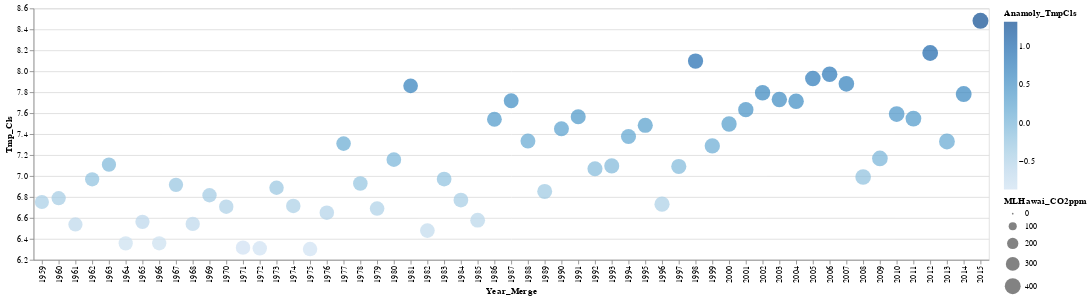

The cell this chart's notebook holds for it:
### Code cell
#Scatter Plot # Distribution

import altair as alt
from vega_datasets import data

alt.Chart(df_merged_final).mark_circle().encode(
    alt.X('Year_Merge:O', scale=alt.Scale(zero=False)),
    alt.Y('Tmp_Cls:Q', scale=alt.Scale(zero=False, padding=1)),
    color='Anamoly_TmpCls:Q',
    size='MLHawai_CO2ppm:Q'
)

### Figure 1 — Vega-Lite specification as saved in the notebook (floating-point values rounded to 4 significant figures)
{"config": {"view": {"continuousWidth": 400, "continuousHeight": 300}}, "data": {"name": "data-7ed71ddf9c763022104b96b260f90552"}, "mark": "circle", "encoding": {"color": {"type": "quantitative", "field": "Anamoly_TmpCls"}, "size": {"type": "quantitative", "field": "MLHawai_CO2ppm"}, "x": {"type": "ordinal", "field": "Year_Merge", "scale": {"zero": false}}, "y": {"type": "quantitative", "field": "Tmp_Cls", "scale": {"padding": 1, "zero": false}}}, "$schema": "https://vega.github.io/schema/vega-lite/v4.8.1.json", "datasets": {"data-7ed71ddf9c763022104b96b260f90552": [{"Year_x": "1959-12-31T00:00:00", "Rnf_MM": 54.3, "Anamoly_RnfMM": -0.6888, "Year_Merge": 1959, "Year_y": "1959-12-31T00:00:00", "Tmp_Cls": 6.752, "Anamoly_TmpCls": -0.4105, "CSIRO_ASLinches": 4.358, "Anamoly_CSIRO_ASLinches": -1.939, "Year": "1959-01-01T00:00:00", "MLHawai_CO2ppm": 316.0, "Anamoly_CO2ppm": -35.67}, {"Year_x": "1960-12-31T00:00:00", "Rnf_MM": 52.34, "Anamoly_RnfMM": -2.641, "Year_Merge": 1960, "Year_y": "1960-12-31T00:00:00", "Tmp_Cls": 6.788, "Anamoly_TmpCls": -0.3738, "CSIRO_ASLinches": 4.504, "Anamoly_CSIRO_ASLinches": -1.793, "Year": "1960-01-01T00:00:00", "MLHawai_CO2ppm": 316.9, "Anamoly_CO2ppm": -34.73}, {"Year_x": "1961-12-31T00:00:00", "Rnf_MM": 56.53, "Anamoly_RnfMM": 1.543, "Year_Merge": 1961, "Year_y": "1961-12-31T00:00:00", "Tmp_Cls": 6.538, "Anamoly_TmpCls": -0.6246, "CSIRO_ASLinches": 4.748, "Anamoly_CSIRO_ASLinches": -1.549, "Year": "1961-01-01T00:00:00", "MLHawai_CO2ppm": 317.6, "Anamoly_CO2ppm": -34.0}, {"Year_x": "1962-12-31T00:00:00", "Rnf_MM": 51.67, "Anamoly_RnfMM": -3.312, "Year_Merge": 1962, "Year_y": "1962-12-31T00:00:00", "Tmp_Cls": 6.968, "Anamoly_TmpCls": -0.1939, "CSIRO_ASLinches": 4.543, "Anamoly_CSIRO_ASLinches": -1.754, "Year": "1962-01-01T00:00:00", "MLHawai_CO2ppm": 318.4, "Anamoly_CO2ppm": -33.19}, {"Year_x": "1963-12-31T00:00:00", "Rnf_MM": 48.88, "Anamoly_RnfMM": -6.1, "Year_Merge": 1963, "Year_y": "1963-12-31T00:00:00", "Tmp_Cls": 7.108, "Anamoly_TmpCls": -0.05379, "CSIRO_ASLinches": 4.48, "Anamoly_CSIRO_ASLinches": -1.817, "Year": "1963-01-01T00:00:00", "MLHawai_CO2ppm": 319.0, "Anamoly_CO2ppm": -32.65}, {"Year_x": "1964-12-31T00:00:00", "Rnf_MM": 53.14, "Anamoly_RnfMM": -1.84, "Year_Merge": 1964, "Year_y": "1964-12-31T00:00:00", "Tmp_Cls": 6.357, "Anamoly_TmpCls": -0.8052, "CSIRO_ASLinches": 4.169, "Anamoly_CSIRO_ASLinches": -2.128, "Year": "1964-01-01T00:00:00", "MLHawai_CO2ppm": 319.6, "Anamoly_CO2ppm": -32.02}, {"Year_x": "1965-12-31T00:00:00", "Rnf_MM": 54.98, "Anamoly_RnfMM": -0.007966, "Year_Merge": 1965, "Year_y": "1965-12-31T00:00:00", "Tmp_Cls": 6.562, "Anamoly_TmpCls": -0.6001, "CSIRO_ASLinches": 4.61, "Anamoly_CSIRO_ASLinches": -1.687, "Year": "1965-01-01T00:00:00", "MLHawai_CO2ppm": 320.0, "Anamoly_CO2ppm": -31.6}, {"Year_x": "1966-12-31T00:00:00", "Rnf_MM": 48.79, "Anamoly_RnfMM": -6.193, "Year_Merge": 1966, "Year_y": "1966-12-31T00:00:00", "Tmp_Cls": 6.357, "Anamoly_TmpCls": -0.8049, "CSIRO_ASLinches": 4.398, "Anamoly_CSIRO_ASLinches": -1.9, "Year": "1966-01-01T00:00:00", "MLHawai_CO2ppm": 321.4, "Anamoly_CO2ppm": -30.26}, {"Year_x": "1967-12-31T00:00:00", "Rnf_MM": 54.02, "Anamoly_RnfMM": -0.961, "Year_Merge": 1967, "Year_y": "1967-12-31T00:00:00", "Tmp_Cls": 6.916, "Anamoly_TmpCls": -0.2466, "CSIRO_ASLinches": 4.453, "Anamoly_CSIRO_ASLinches": -1.844, "Year": "1967-01-01T00:00:00", "MLHawai_CO2ppm": 322.2, "Anamoly_CO2ppm": -29.48}, {"Year_x": "1968-12-31T00:00:00", "Rnf_MM": 52.78, "Anamoly_RnfMM": -2.208, "Year_Merge": 1968, "Year_y": "1968-12-31T00:00:00", "Tmp_Cls": 6.543, "Anamoly_TmpCls": -0.6193, "CSIRO_ASLinches": 4.484, "Anamoly_CSIRO_ASLinches": -1.813, "Year": "1968-01-01T00:00:00", "MLHawai_CO2ppm": 323.0, "Anamoly_CO2ppm": -28.6}, {"Year_x": "1969-12-31T00:00:00", "Rnf_MM": 52.82, "Anamoly_RnfMM": -2.168, "Year_Merge": 1969, "Year_y": "1969-12-31T00:00:00", "Tmp_Cls": 6.816, "Anamoly_TmpCls": -0.3459, "CSIRO_ASLinches": 4.752, "Anamoly_CSIRO_ASLinches": -1.545, "Year": "1969-01-01T00:00:00", "MLHawai_CO2ppm": 324.6, "Anamoly_CO2ppm": -27.02}, {"Year_x": "1970-12-31T00:00:00", "Rnf_MM": 52.84, "Anamoly_RnfMM": -2.149, "Year_Merge": 1970, "Year_y": "1970-12-31T00:00:00", "Tmp_Cls": 6.707, "Anamoly_TmpCls": -0.4553, "CSIRO_ASLinches": 4.677, "Anamoly_CSIRO_ASLinches": -1.62, "Year": "1970-01-01T00:00:00", "MLHawai_CO2ppm": 325.7, "Anamoly_CO2ppm": -25.96}, {"Year_x": "1971-12-31T00:00:00", "Rnf_MM": 54.01, "Anamoly_RnfMM": -0.9782, "Year_Merge": 1971, "Year_y": "1971-12-31T00:00:00", "Tmp_Cls": 6.316, "Anamoly_TmpCls": -0.8466, "CSIRO_ASLinches": 4.882, "Anamoly_CSIRO_ASLinches": -1.415, "Year": "1971-01-01T00:00:00", "MLHawai_CO2ppm": 326.3, "Anamoly_CO2ppm": -25.32}, {"Year_x": "1972-12-31T00:00:00", "Rnf_MM": 55.37, "Anamoly_RnfMM": 0.3863, "Year_Merge": 1972, "Year_y": "1972-12-31T00:00:00", "Tmp_Cls": 6.309, "Anamoly_TmpCls": -0.8527, "CSIRO_ASLinches": 5.24, "Anamoly_CSIRO_ASLinches": -1.057, "Year": "1972-01-01T00:00:00", "MLHawai_CO2ppm": 327.4, "Anamoly_CO2ppm": -24.19}, {"Year_x": "1973-12-31T00:00:00", "Rnf_MM": 60.52, "Anamoly_RnfMM": 5.536, "Year_Merge": 1973, "Year_y": "1973-12-31T00:00:00", "Tmp_Cls": 6.888, "Anamoly_TmpCls": -0.2746, "CSIRO_ASLinches": 5.004, "Anamoly_CSIRO_ASLinches": -1.293, "Year": "1973-01-01T00:00:00", "MLHawai_CO2ppm": 329.7, "Anamoly_CO2ppm": -21.96}, {"Year_x": "1974-12-31T00:00:00", "Rnf_MM": 53.78, "Anamoly_RnfMM": -1.21, "Year_Merge": 1974, "Year_y": "1974-12-31T00:00:00", "Tmp_Cls": 6.714, "Anamoly_TmpCls": -0.4485, "CSIRO_ASLinches": 5.472, "Anamoly_CSIRO_ASLinches": -0.8248, "Year": "1974-01-01T00:00:00", "MLHawai_CO2ppm": 330.2, "Anamoly_CO2ppm": -21.46}, {"Year_x": "1975-12-31T00:00:00", "Rnf_MM": 57.85, "Anamoly_RnfMM": 2.86, "Year_Merge": 1975, "Year_y": "1975-12-31T00:00:00", "Tmp_Cls": 6.302, "Anamoly_TmpCls": -0.8597, "CSIRO_ASLinches": 5.409, "Anamoly_CSIRO_ASLinches": -0.8878, "Year": "1975-01-01T00:00:00", "MLHawai_CO2ppm": 331.1, "Anamoly_CO2ppm": -20.56}, {"Year_x": "1976-12-31T00:00:00", "Rnf_MM": 47.51, "Anamoly_RnfMM": -7.474, "Year_Merge": 1976, "Year_y": "1976-12-31T00:00:00", "Tmp_Cls": 6.65, "Anamoly_TmpCls": -0.512, "CSIRO_ASLinches": 5.37, "Anamoly_CSIRO_ASLinches": -0.9271, "Year": "1976-01-01T00:00:00", "MLHawai_CO2ppm": 332.1, "Anamoly_CO2ppm": -19.59}, {"Year_x": "1977-12-31T00:00:00", "Rnf_MM": 54.33, "Anamoly_RnfMM": -0.6563, "Year_Merge": 1977, "Year_y": "1977-12-31T00:00:00", "Tmp_Cls": 7.309, "Anamoly_TmpCls": 0.1469, "CSIRO_ASLinches": 5.303, "Anamoly_CSIRO_ASLinches": -0.9941, "Year": "1977-01-01T00:00:00", "MLHawai_CO2ppm": 333.8, "Anamoly_CO2ppm": -17.86}, {"Year_x": "1978-12-31T00:00:00", "Rnf_MM": 53.98, "Anamoly_RnfMM": -1.008, "Year_Merge": 1978, "Year_y": "1978-12-31T00:00:00", "Tmp_Cls": 6.928, "Anamoly_TmpCls": -0.2342, "CSIRO_ASLinches": 5.555, "Anamoly_CSIRO_ASLinches": -0.7421, "Year": "1978-01-01T00:00:00", "MLHawai_CO2ppm": 335.4, "Anamoly_CO2ppm": -16.23}, {"Year_x": "1979-12-31T00:00:00", "Rnf_MM": 58.36, "Anamoly_RnfMM": 3.37, "Year_Merge": 1979, "Year_y": "1979-12-31T00:00:00", "Tmp_Cls": 6.689, "Anamoly_TmpCls": -0.4732, "CSIRO_ASLinches": 5.362, "Anamoly_CSIRO_ASLinches": -0.935, "Year": "1979-01-01T00:00:00", "MLHawai_CO2ppm": 336.8, "Anamoly_CO2ppm": -14.86}, {"Year_x": "1980-12-31T00:00:00", "Rnf_MM": 51.57, "Anamoly_RnfMM": -3.414, "Year_Merge": 1980, "Year_y": "1980-12-31T00:00:00", "Tmp_Cls": 7.156, "Anamoly_TmpCls": -0.006148, "CSIRO_ASLinches": 5.598, "Anamoly_CSIRO_ASLinches": -0.6988, "Year": "1980-01-01T00:00:00", "MLHawai_CO2ppm": 338.7, "Anamoly_CO2ppm": -12.96}, {"Year_x": "1981-12-31T00:00:00", "Rnf_MM": 54.8, "Anamoly_RnfMM": -0.1876, "Year_Merge": 1981, "Year_y": "1981-12-31T00:00:00", "Tmp_Cls": 7.861, "Anamoly_TmpCls": 0.6986, "CSIRO_ASLinches": 6.087, "Anamoly_CSIRO_ASLinches": -0.2106, "Year": "1981-01-01T00:00:00", "MLHawai_CO2ppm": 340.1, "Anamoly_CO2ppm": -11.54}, {"Year_x": "1982-12-31T00:00:00", "Rnf_MM": 60.98, "Anamoly_RnfMM": 5.991, "Year_Merge": 1982, "Year_y": "1982-12-31T00:00:00", "Tmp_Cls": 6.478, "Anamoly_TmpCls": -0.6837, "CSIRO_ASLinches": 5.858, "Anamoly_CSIRO_ASLinches": -0.4389, "Year": "1982-01-01T00:00:00", "MLHawai_CO2ppm": 341.4, "Anamoly_CO2ppm": -10.2}, {"Year_x": "1983-12-31T00:00:00", "Rnf_MM": 60.6, "Anamoly_RnfMM": 5.612, "Year_Merge": 1983, "Year_y": "1983-12-31T00:00:00", "Tmp_Cls": 6.971, "Anamoly_TmpCls": -0.191, "CSIRO_ASLinches": 6.189, "Anamoly_CSIRO_ASLinches": -0.1082, "Year": "1983-01-01T00:00:00", "MLHawai_CO2ppm": 343.0, "Anamoly_CO2ppm": -8.607}, {"Year_x": "1984-12-31T00:00:00", "Rnf_MM": 55.44, "Anamoly_RnfMM": 0.4597, "Year_Merge": 1984, "Year_y": "1984-12-31T00:00:00", "Tmp_Cls": 6.77, "Anamoly_TmpCls": -0.392, "CSIRO_ASLinches": 6.154, "Anamoly_CSIRO_ASLinches": -0.1437, "Year": "1984-01-01T00:00:00", "MLHawai_CO2ppm": 344.6, "Anamoly_CO2ppm": -7.057}, {"Year_x": "1985-12-31T00:00:00", "Rnf_MM": 55.14, "Anamoly_RnfMM": 0.152, "Year_Merge": 1985, "Year_y": "1985-12-31T00:00:00", "Tmp_Cls": 6.578, "Anamoly_TmpCls": -0.5837, "CSIRO_ASLinches": 5.748, "Anamoly_CSIRO_ASLinches": -0.5492, "Year": "1985-01-01T00:00:00", "MLHawai_CO2ppm": 346.0, "Anamoly_CO2ppm": -5.597}, {"Year_x": "1986-12-31T00:00:00", "Rnf_MM": 56.68, "Anamoly_RnfMM": 1.699, "Year_Merge": 1986, "Year_y": "1986-12-31T00:00:00", "Tmp_Cls": 7.542, "Anamoly_TmpCls": 0.3797, "CSIRO_ASLinches": 5.772, "Anamoly_CSIRO_ASLinches": -0.5256, "Year": "1986-01-01T00:00:00", "MLHawai_CO2ppm": 347.4, "Anamoly_CO2ppm": -4.247}, {"Year_x": "1987-12-31T00:00:00", "Rnf_MM": 52.63, "Anamoly_RnfMM": -2.354, "Year_Merge": 1987, "Year_y": "1987-12-31T00:00:00", "Tmp_Cls": 7.718, "Anamoly_TmpCls": 0.556, "CSIRO_ASLinches": 5.795, "Anamoly_CSIRO_ASLinches": -0.5019, "Year": "1987-01-01T00:00:00", "MLHawai_CO2ppm": 349.2, "Anamoly_CO2ppm": -2.477}, {"Year_x": "1988-12-31T00:00:00", "Rnf_MM": 47.88, "Anamoly_RnfMM": -7.108, "Year_Merge": 1988, "Year_y": "1988-12-31T00:00:00", "Tmp_Cls": 7.334, "Anamoly_TmpCls": 0.1723, "CSIRO_ASLinches": 5.98, "Anamoly_CSIRO_ASLinches": -0.3169, "Year": "1988-01-01T00:00:00", "MLHawai_CO2ppm": 351.6, "Anamoly_CO2ppm": -0.07719}, {"Year_x": "1989-12-31T00:00:00", "Rnf_MM": 54.38, "Anamoly_RnfMM": -0.6059, "Year_Merge": 1989, "Year_y": "1989-12-31T00:00:00", "Tmp_Cls": 6.853, "Anamoly_TmpCls": -0.3093, "CSIRO_ASLinches": 6.157, "Anamoly_CSIRO_ASLinches": -0.1397, "Year": "1989-01-01T00:00:00", "MLHawai_CO2ppm": 353.1, "Anamoly_CO2ppm": 1.433}, {"Year_x": "1990-12-31T00:00:00", "Rnf_MM": 59.24, "Anamoly_RnfMM": 4.254, "Year_Merge": 1990, "Year_y": "1990-12-31T00:00:00", "Tmp_Cls": 7.451, "Anamoly_TmpCls": 0.2891, "CSIRO_ASLinches": 6.232, "Anamoly_CSIRO_ASLinches": -0.06493, "Year": "1990-01-01T00:00:00", "MLHawai_CO2ppm": 354.4, "Anamoly_CO2ppm": 2.713}, {"Year_x": "1991-12-31T00:00:00", "Rnf_MM": 56.85, "Anamoly_RnfMM": 1.863, "Year_Merge": 1991, "Year_y": "1991-12-31T00:00:00", "Tmp_Cls": 7.566, "Anamoly_TmpCls": 0.4037, "CSIRO_ASLinches": 6.335, "Anamoly_CSIRO_ASLinches": 0.03744, "Year": "1991-01-01T00:00:00", "MLHawai_CO2ppm": 355.6, "Anamoly_CO2ppm": 3.933}, {"Year_x": "1992-12-31T00:00:00", "Rnf_MM": 56.48, "Anamoly_RnfMM": 1.499, "Year_Merge": 1992, "Year_y": "1992-12-31T00:00:00", "Tmp_Cls": 7.069, "Anamoly_TmpCls": -0.09295, "CSIRO_ASLinches": 6.358, "Anamoly_CSIRO_ASLinches": 0.06106, "Year": "1992-01-01T00:00:00", "MLHawai_CO2ppm": 356.4, "Anamoly_CO2ppm": 4.743}, {"Year_x": "1993-12-31T00:00:00", "Rnf_MM": 58.93, "Anamoly_RnfMM": 3.948, "Year_Merge": 1993, "Year_y": "1993-12-31T00:00:00", "Tmp_Cls": 7.096, "Anamoly_TmpCls": -0.06578, "CSIRO_ASLinches": 6.291, "Anamoly_CSIRO_ASLinches": -0.005871, "Year": "1993-01-01T00:00:00", "MLHawai_CO2ppm": 357.1, "Anamoly_CO2ppm": 5.433}, {"Year_x": "1994-12-31T00:00:00", "Rnf_MM": 55.55, "Anamoly_RnfMM": 0.5642, "Year_Merge": 1994, "Year_y": "1994-12-31T00:00:00", "Tmp_Cls": 7.377, "Anamoly_TmpCls": 0.2148, "CSIRO_ASLinches": 6.5, "Anamoly_CSIRO_ASLinches": 0.2028, "Year": "1994-01-01T00:00:00", "MLHawai_CO2ppm": 358.8, "Anamoly_CO2ppm": 7.183}, {"Year_x": "1995-12-31T00:00:00", "Rnf_MM": 56.57, "Anamoly_RnfMM": 1.586, "Year_Merge": 1995, "Year_y": "1995-12-31T00:00:00", "Tmp_Cls": 7.484, "Anamoly_TmpCls": 0.3218, "CSIRO_ASLinches": 6.618, "Anamoly_CSIRO_ASLinches": 0.3209, "Year": "1995-01-01T00:00:00", "MLHawai_CO2ppm": 360.8, "Anamoly_CO2ppm": 9.163}, {"Year_x": "1996-12-31T00:00:00", "Rnf_MM": 58.43, "Anamoly_RnfMM": 3.441, "Year_Merge": 1996, "Year_y": "1996-12-31T00:00:00", "Tmp_Cls": 6.731, "Anamoly_TmpCls": -0.4315, "CSIRO_ASLinches": 6.787, "Anamoly_CSIRO_ASLinches": 0.4902, "Year": "1996-01-01T00:00:00", "MLHawai_CO2ppm": 362.6, "Anamoly_CO2ppm": 10.95}, {"Year_x": "1997-12-31T00:00:00", "Rnf_MM": 55.71, "Anamoly_RnfMM": 0.7273, "Year_Merge": 1997, "Year_y": "1997-12-31T00:00:00", "Tmp_Cls": 7.091, "Anamoly_TmpCls": -0.07145, "CSIRO_ASLinches": 7.067, "Anamoly_CSIRO_ASLinches": 0.7697, "Year": "1997-01-01T00:00:00", "MLHawai_CO2ppm": 363.7, "Anamoly_CO2ppm": 12.07}, {"Year_x": "1998-12-31T00:00:00", "Rnf_MM": 59.98, "Anamoly_RnfMM": 4.991, "Year_Merge": 1998, "Year_y": "1998-12-31T00:00:00", "Tmp_Cls": 8.098, "Anamoly_TmpCls": 0.9355, "CSIRO_ASLinches": 6.665, "Anamoly_CSIRO_ASLinches": 0.3681, "Year": "1998-01-01T00:00:00", "MLHawai_CO2ppm": 366.6, "Anamoly_CO2ppm": 15.01}, {"Year_x": "1999-12-31T00:00:00", "Rnf_MM": 51.96, "Anamoly_RnfMM": -3.029, "Year_Merge": 1999, "Year_y": "1999-12-31T00:00:00", "Tmp_Cls": 7.287, "Anamoly_TmpCls": 0.1244, "CSIRO_ASLinches": 7.012, "Anamoly_CSIRO_ASLinches": 0.7146, "Year": "1999-01-01T00:00:00", "MLHawai_CO2ppm": 368.3, "Anamoly_CO2ppm": 16.69}, {"Year_x": "2000-12-31T00:00:00", "Rnf_MM": 52.33, "Anamoly_RnfMM": -2.657, "Year_Merge": 2000, "Year_y": "2000-12-31T00:00:00", "Tmp_Cls": 7.496, "Anamoly_TmpCls": 0.3342, "CSIRO_ASLinches": 7.063, "Anamoly_CSIRO_ASLinches": 0.7658, "Year": "2000-01-01T00:00:00", "MLHawai_CO2ppm": 369.5, "Anamoly_CO2ppm": 17.88}, {"Year_x": "2001-12-31T00:00:00", "Rnf_MM": 52.54, "Anamoly_RnfMM": -2.448, "Year_Merge": 2001, "Year_y": "2001-12-31T00:00:00", "Tmp_Cls": 7.633, "Anamoly_TmpCls": 0.4711, "CSIRO_ASLinches": 7.287, "Anamoly_CSIRO_ASLinches": 0.9902, "Year": "2001-01-01T00:00:00", "MLHawai_CO2ppm": 371.1, "Anamoly_CO2ppm": 19.49}, {"Year_x": "2002-12-31T00:00:00", "Rnf_MM": 52.22, "Anamoly_RnfMM": -2.761, "Year_Merge": 2002, "Year_y": "2002-12-31T00:00:00", "Tmp_Cls": 7.795, "Anamoly_TmpCls": 0.6328, "CSIRO_ASLinches": 7.382, "Anamoly_CSIRO_ASLinches": 1.085, "Year": "2002-01-01T00:00:00", "MLHawai_CO2ppm": 373.2, "Anamoly_CO2ppm": 21.58}, {"Year_x": "2003-12-31T00:00:00", "Rnf_MM": 54.82, "Anamoly_RnfMM": -0.1645, "Year_Merge": 2003, "Year_y": "2003-12-31T00:00:00", "Tmp_Cls": 7.73, "Anamoly_TmpCls": 0.5677, "CSIRO_ASLinches": 7.76, "Anamoly_CSIRO_ASLinches": 1.463, "Year": "2003-01-01T00:00:00", "MLHawai_CO2ppm": 375.8, "Anamoly_CO2ppm": 24.13}, {"Year_x": "2004-12-31T00:00:00", "Rnf_MM": 58.26, "Anamoly_RnfMM": 3.275, "Year_Merge": 2004, "Year_y": "2004-12-31T00:00:00", "Tmp_Cls": 7.714, "Anamoly_TmpCls": 0.5514, "CSIRO_ASLinches": 7.74, "Anamoly_CSIRO_ASLinches": 1.443, "Year": "2004-01-01T00:00:00", "MLHawai_CO2ppm": 377.5, "Anamoly_CO2ppm": 25.85}, {"Year_x": "2005-12-31T00:00:00", "Rnf_MM": 54.75, "Anamoly_RnfMM": -0.2321, "Year_Merge": 2005, "Year_y": "2005-12-31T00:00:00", "Tmp_Cls": 7.931, "Anamoly_TmpCls": 0.7689, "CSIRO_ASLinches": 7.744, "Anamoly_CSIRO_ASLinches": 1.447, "Year": "2005-01-01T00:00:00", "MLHawai_CO2ppm": 379.8, "Anamoly_CO2ppm": 28.16}, {"Year_x": "2006-12-31T00:00:00", "Rnf_MM": 53.84, "Anamoly_RnfMM": -1.14, "Year_Merge": 2006, "Year_y": "2006-12-31T00:00:00", "Tmp_Cls": 7.972, "Anamoly_TmpCls": 0.8096, "CSIRO_ASLinches": 7.917, "Anamoly_CSIRO_ASLinches": 1.62, "Year": "2006-01-01T00:00:00", "MLHawai_CO2ppm": 381.9, "Anamoly_CO2ppm": 30.26}, {"Year_x": "2007-12-31T00:00:00", "Rnf_MM": 51.98, "Anamoly_RnfMM": -3.001, "Year_Merge": 2007, "Year_y": "2007-12-31T00:00:00", "Tmp_Cls": 7.879, "Anamoly_TmpCls": 0.7173, "CSIRO_ASLinches": 7.996, "Anamoly_CSIRO_ASLinches": 1.699, "Year": "2007-01-01T00:00:00", "MLHawai_CO2ppm": 383.8, "Anamoly_CO2ppm": 32.12}, {"Year_x": "2008-12-31T00:00:00", "Rnf_MM": 55.85, "Anamoly_RnfMM": 0.8619, "Year_Merge": 2008, "Year_y": "2008-12-31T00:00:00", "Tmp_Cls": 6.99, "Anamoly_TmpCls": -0.1719, "CSIRO_ASLinches": 8.35, "Anamoly_CSIRO_ASLinches": 2.053, "Year": "2008-01-01T00:00:00", "MLHawai_CO2ppm": 385.6, "Anamoly_CO2ppm": 33.95}, {"Year_x": "2009-12-31T00:00:00", "Rnf_MM": 56.33, "Anamoly_RnfMM": 1.343, "Year_Merge": 2009, "Year_y": "2009-12-31T00:00:00", "Tmp_Cls": 7.167, "Anamoly_TmpCls": 0.005276, "CSIRO_ASLinches": 8.587, "Anamoly_CSIRO_ASLinches": 2.289, "Year": "2009-01-01T00:00:00", "MLHawai_CO2ppm": 387.4, "Anamoly_CO2ppm": 35.73}, {"Year_x": "2010-12-31T00:00:00", "Rnf_MM": 55.44, "Anamoly_RnfMM": 0.4514, "Year_Merge": 2010, "Year_y": "2010-12-31T00:00:00", "Tmp_Cls": 7.591, "Anamoly_TmpCls": 0.4292, "CSIRO_ASLinches": 8.902, "Anamoly_CSIRO_ASLinches": 2.604, "Year": "2010-01-01T00:00:00", "MLHawai_CO2ppm": 389.9, "Anamoly_CO2ppm": 38.21}, {"Year_x": "2011-12-31T00:00:00", "Rnf_MM": 56.06, "Anamoly_RnfMM": 1.079, "Year_Merge": 2011, "Year_y": "2011-12-31T00:00:00", "Tmp_Cls": 7.548, "Anamoly_TmpCls": 0.386, "CSIRO_ASLinches": 8.965, "Anamoly_CSIRO_ASLinches": 2.667, "Year": "2011-01-01T00:00:00", "MLHawai_CO2ppm": 391.6, "Anamoly_CO2ppm": 39.99}, {"Year_x": "2012-12-31T00:00:00", "Rnf_MM": 52.16, "Anamoly_RnfMM": -2.829, "Year_Merge": 2012, "Year_y": "2012-12-31T00:00:00", "Tmp_Cls": 8.174, "Anamoly_TmpCls": 1.012, "CSIRO_ASLinches": 9.327, "Anamoly_CSIRO_ASLinches": 3.03, "Year": "2012-01-01T00:00:00", "MLHawai_CO2ppm": 393.8, "Anamoly_CO2ppm": 42.18}, {"Year_x": "2013-12-31T00:00:00", "Rnf_MM": 58.49, "Anamoly_RnfMM": 3.506, "Year_Merge": 2013, "Year_y": "2013-12-31T00:00:00", "Tmp_Cls": 7.329, "Anamoly_TmpCls": 0.1673, "CSIRO_ASLinches": 8.98, "Anamoly_CSIRO_ASLinches": 2.683, "Year": "2013-01-01T00:00:00", "MLHawai_CO2ppm": 396.5, "Anamoly_CO2ppm": 44.84}, {"Year_x": "2014-12-31T00:00:00", "Rnf_MM": 57.03, "Anamoly_RnfMM": 2.047, "Year_Merge": 2014, "Year_y": "2014-12-31T00:00:00", "Tmp_Cls": 7.782, "Anamoly_TmpCls": 0.6203, "CSIRO_ASLinches": 8.98, "Anamoly_CSIRO_ASLinches": 2.683, "Year": "2014-01-01T00:00:00", "MLHawai_CO2ppm": 398.6, "Anamoly_CO2ppm": 46.97}, {"Year_x": "2015-12-31T00:00:00", "Rnf_MM": 63.47, "Anamoly_RnfMM": 8.481, "Year_Merge": 2015, "Year_y": "2015-12-31T00:00:00", "Tmp_Cls": 8.481, "Anamoly_TmpCls": 1.319, "CSIRO_ASLinches": 8.98, "Anamoly_CSIRO_ASLinches": 2.683, "Year": "2015-01-01T00:00:00", "MLHawai_CO2ppm": 400.8, "Anamoly_CO2ppm": 49.19}]}}
